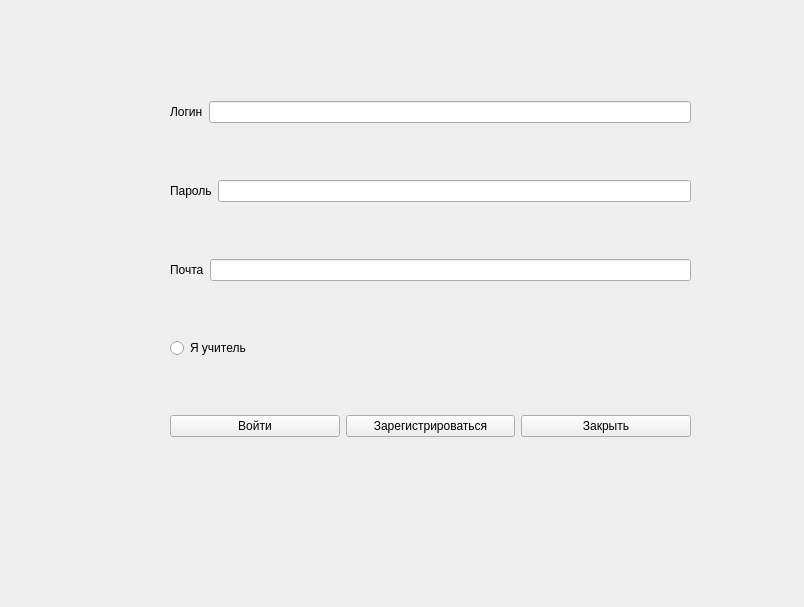
<?xml version="1.0" encoding="UTF-8"?>
<ui version="4.0">
 <class>AuthForm</class>
 <widget class="QWidget" name="AuthForm">
  <property name="geometry">
   <rect>
    <x>0</x>
    <y>0</y>
    <width>804</width>
    <height>607</height>
   </rect>
  </property>
  <property name="windowTitle">
   <string>Form</string>
  </property>
  <widget class="QWidget" name="verticalLayoutWidget">
   <property name="geometry">
    <rect>
     <x>170</x>
     <y>50</y>
     <width>521</width>
     <height>441</height>
    </rect>
   </property>
   <layout class="QVBoxLayout" name="verticalLayout_4">
    <item>
     <layout class="QHBoxLayout" name="log_horizontalLayout">
      <item>
       <widget class="QLabel" name="log_label">
        <property name="text">
         <string>Логин</string>
        </property>
       </widget>
      </item>
      <item>
       <widget class="QLineEdit" name="log_lineEdit"/>
      </item>
     </layout>
    </item>
    <item>
     <layout class="QHBoxLayout" name="pass_horizontalLayout">
      <item>
       <widget class="QLabel" name="pass_label">
        <property name="text">
         <string>Пароль</string>
        </property>
       </widget>
      </item>
      <item>
       <widget class="QLineEdit" name="pass_lineEdit"/>
      </item>
     </layout>
    </item>
    <item>
     <layout class="QHBoxLayout" name="mail_horizontalLayout">
      <item>
       <widget class="QLabel" name="mail_label">
        <property name="text">
         <string>Почта</string>
        </property>
       </widget>
      </item>
      <item>
       <widget class="QLineEdit" name="mail_lineEdit"/>
      </item>
     </layout>
    </item>
    <item>
     <widget class="QRadioButton" name="radioButton_teacher">
      <property name="text">
       <string>Я учитель</string>
      </property>
     </widget>
    </item>
    <item>
     <layout class="QHBoxLayout" name="but_horizontalLayout">
      <item>
       <widget class="QPushButton" name="but_sign_in">
        <property name="text">
         <string>Войти</string>
        </property>
       </widget>
      </item>
      <item>
       <widget class="QPushButton" name="but_sign_up">
        <property name="text">
         <string>Зарегистрироваться</string>
        </property>
       </widget>
      </item>
      <item>
       <widget class="QPushButton" name="but_exit">
        <property name="text">
         <string>Закрыть</string>
        </property>
       </widget>
      </item>
     </layout>
    </item>
   </layout>
  </widget>
 </widget>
 <resources/>
 <connections/>
</ui>
